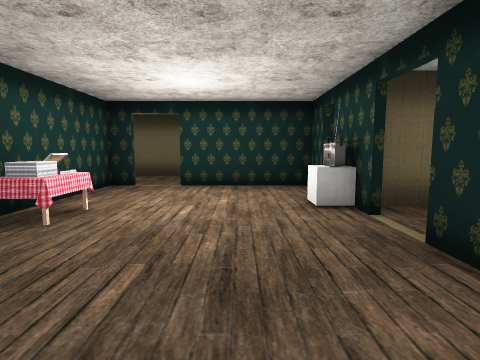
view 1 (above)

12 first-person views from a walk through a 3-D level made in the Unity game engine. The camera is 1.5 m above the floor, tilts 6° down and sees 80° across. The floor is counted in squares, 2 m on a side. Each view is taken from the middle of a square. On the plan, view 1 faces up. The plan holds only what a view shows up to about 10 squares ahead; the rest is blank. The player character is not drawn. Some surface patterns are stand-ins.

view 2
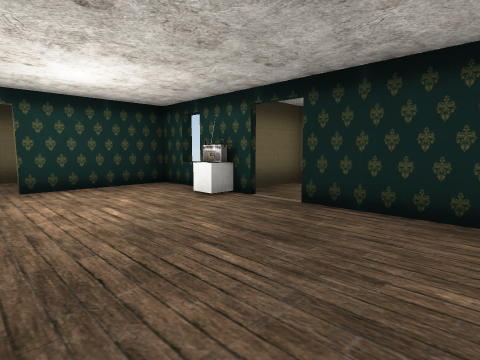

view 3
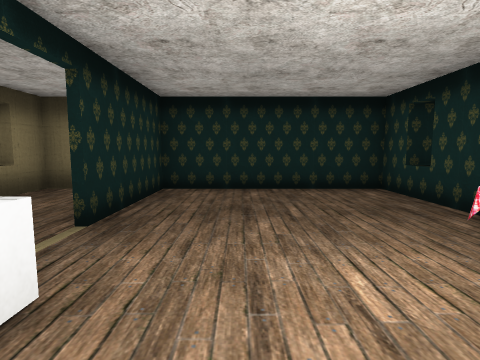

view 4
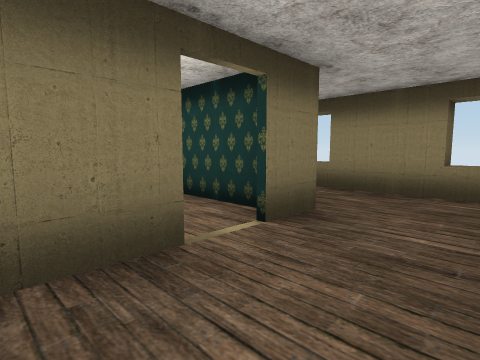

view 5
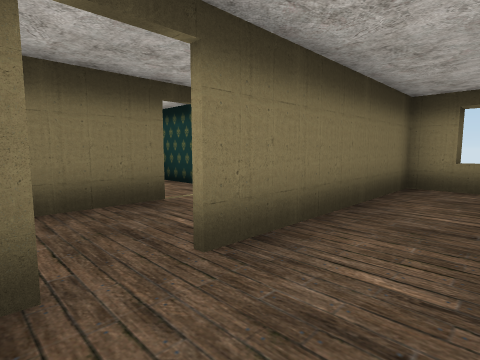

view 6
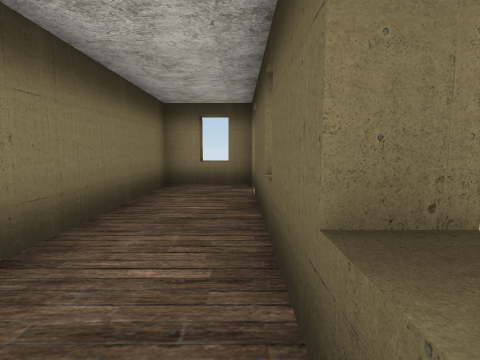

view 7
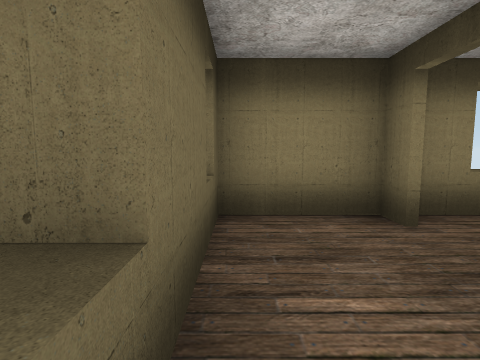

view 8
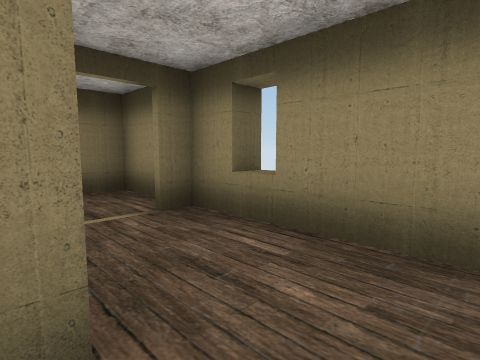

view 9
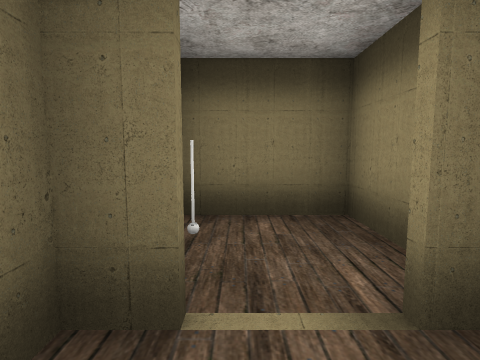

view 10
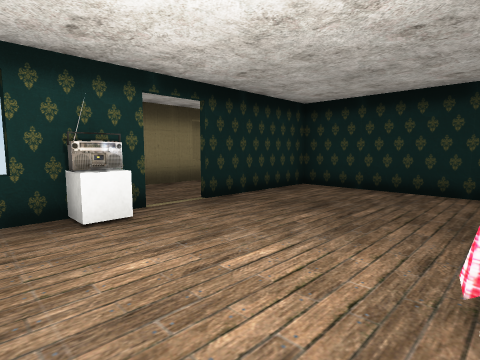

view 11
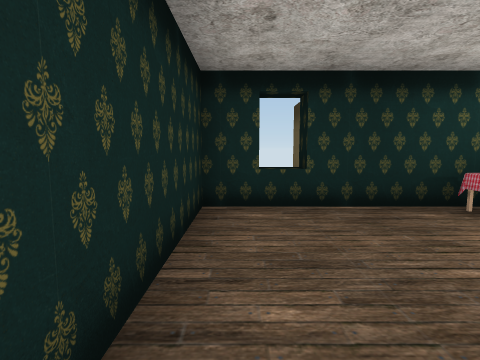

view 12
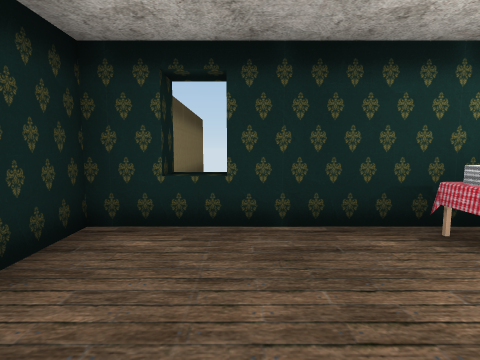

### Floor plan
Ten units are one square. View 1 is at (0, 0); x grows to the right and y downward. Boxes are objects, and circles mark ways between rooms. Rooms are numbered by the first view taken in them; rooms with no view inside come last. Other rooms are left out.
<svg viewBox="-63 -113 88 123">
<path fill="none" stroke="#000" d="M15 -31 15 -60 -12 -60M-28 -60 -28 5 15 5 15 -22M-13 -101 -13 -108M6 -84 12 -84M1 -108 1 -102M-53 -104 -53 -84 -2 -84M12 -72 12 -103 -38 -103M-58 -91 -52 -91M-34 -61 -22 -61M-53 -76 -53 -39 -48 -39M-58 -71 -52 -71M-58 -46 -52 -46M-39 -39 -32 -39M-53 -30 -53 -18 -32 -18M-21 -60 -28 -60M-14 -61 -4 -61M-9 -82 -31 -82M-4 -61 5 -61"/>
<rect x="-25" y="-35" width="10" height="10" fill="#bbb"><title>table</title></rect>
<rect x="5" y="-45" width="10" height="10" fill="#bbb"><title>cube</title></rect>
<rect x="-45" y="-35" width="10" height="10" fill="#bbb"><title>other object</title></rect>
<circle cx="-20" cy="-60" r="3" fill="#2a7"/>
<circle cx="0" cy="-80" r="3" fill="#2a7"/>
<circle cx="-40" cy="-40" r="3" fill="#2a7"/>
<circle cx="-30" cy="-70" r="3" fill="#2a7"/>
<circle cx="-10" cy="-70" r="3" fill="#2a7"/>
<text x="0" y="-30">1</text>
<text x="-20" y="-90">2</text>
<text x="-40" y="-60">3</text>
<text x="-40" y="-30">4</text>
<text x="-20" y="-70">5</text>
<text x="0" y="-70">6</text>
</svg>
Room 1 opens to room 5. Room 2 opens to room 6. Room 3 opens to room 4. Room 3 opens to room 5. Room 5 opens to room 6.

Where each view was taken, in squares from view 1:
view 1: 0 up, 0 right, facing up
view 2: 0 up, 2 left, facing up-right
view 3: 5 up, 0 right, facing down
view 4: 8 up, 0 right, facing down-left
view 5: 10 up, 1 right, facing down-left
view 6: 10 up, 1 right, facing left
view 7: 10 up, 2 left, facing right
view 8: 7 up, 3 left, facing down-left
view 9: 5 up, 4 left, facing down
view 10: 5 up, 2 left, facing down-right
view 11: 0 up, 1 right, facing left
view 12: 1 up, 0 right, facing left
